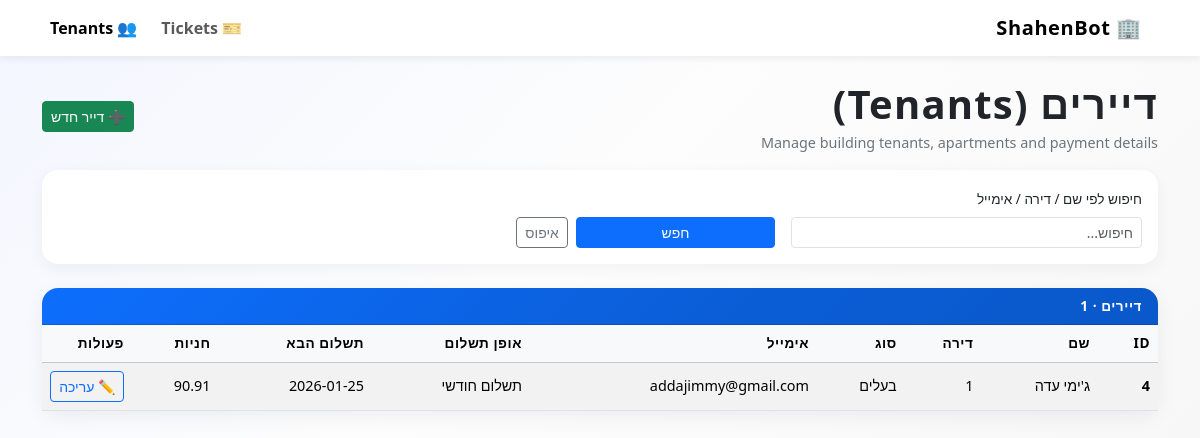
Page /admin/tenants on the earlier database version.
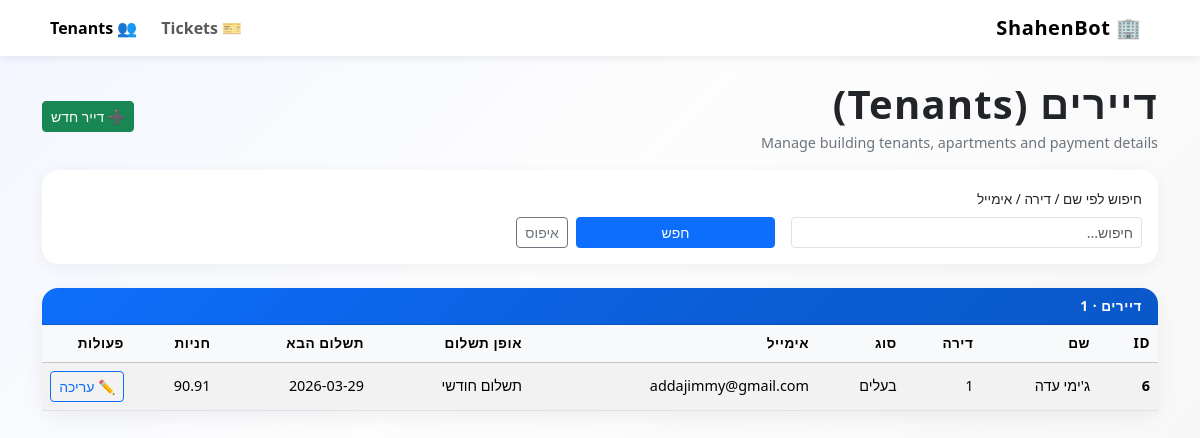
Same page on the later database version.
### tables this page shows
CREATE TABLE tenants (
            id INTEGER PRIMARY KEY AUTOINCREMENT,
            name TEXT NOT NULL,
            apartment TEXT,
            tenant_type TEXT,          -- 'owner' / 'rent'
            email TEXT,
            payment_type TEXT,         -- 'monthly' / 'standing_order' / etc.
            next_payment_date TEXT,    -- ISO date string 'YYYY-MM-DD'
            parking_slots INTEGER,
            chat_id INTEGER            -- Telegram chat id (optional)
        , building_id INTEGER);

### app.py (the view)
@app.get("/admin/tenants")
def admin_tenants():
    search = request.args.get("search", "").strip()
    tenants = get_tenants_db(limit=300, search=search)
    buildings = list_buildings_db()
    return render_template(
        "tenants.html",
        tenants=tenants,
        buildings =buildings,
        search=search,
    )

### shahenbot_db.py (called while the page is built)
def get_connection():
    return sqlite3.connect(DB_PATH)

def list_buildings_db(limit: int = 500, search: str | None = None) -> list[dict]:
    conn = get_connection()
    cur = conn.cursor()
    q = """
      SELECT id, city, street, number, name, is_active, created_at
      FROM buildings
      WHERE 1=1
    """
    params = []
    if search:
        like = f"%{search}%"
        q += " AND (street LIKE ? OR number LIKE ? OR COALESCE(city,'') LIKE ? OR COALESCE(name,'') LIKE ?)"
        params += [like, like, like, like]
    q += " ORDER BY street, number LIMIT ?"
    params.append(limit)
    cur.execute(q, params)
    rows = cur.fetchall()
    conn.close()
    return [
        {"id": r[0], "city": r[1], "street": r[2], "number": r[3], "name": r[4], "is_active": r[5], "created_at": r[6]}
        for r in rows
    ]

### templates/tenants.html (shortened to what the changed rows need)
<!doctype html>
<html lang="en" dir="rtl">
<head>
    <link
        href="https://cdn.jsdelivr.net/npm/bootstrap@5.3.3/dist/css/bootstrap.min.css"
        rel="stylesheet"
    >
</head>
<body class="pb-4">
<div class="container">
    <div class="d-flex flex-column flex-md-row align-items-md-center justify-content-between mb-3">
        <div>
            <h1 class="page-title mb-1">דיירים (Tenants)</h1>
        </div>
    </div>
    <div class="card">
        <div class="card-body p-0">
            <div class="table-responsive">
                <table class="table table-striped table-hover align-middle mb-0">
                    <thead class="table-light">
                    <tr>
                        <th style="width: 60px;">ID</th>
                        <th>שם</th>
                        <th>דירה</th>
                        <th>סוג</th>
                        <th>אימייל</th>
                        <th>אופן תשלום</th>
                        <th>תשלום הבא</th>
                        <th>חניות</th>
                        <th style="width: 90px;">פעולות</th>
                    </tr>
                    </thead>
                    <tbody>
                    {% if tenants %}
                        {% for t in tenants %}
                            <tr>
                                <td class="fw-semibold">{{ t.id }}</td>
                                <td>{{ t.name }}</td>
                                <td>{{ t.apartment or '' }}</td>
                                <td>
                                    {% if t.tenant_type == 'owner' %}
                                        בעלים
                                    {% elif t.tenant_type == 'rent' %}
                                        שוכר
                                    {% else %}
                                        —
                                    {% endif %}
                                </td>
                                <td>{{ t.email or '' }}</td>
                                <td>
                                    {% if t.payment_type == 'monthly' %}
                                        תשלום חודשי
                                    {% elif t.payment_type == 'standing_order' %}
                                        הוראת קבע
                                    {% else %}
                                        —
                                    {% endif %}
                                </td>
                                <td>{{ t.next_payment_date or '' }}</td>
                                <td>{{ t.parking_slots | replace(',', ', ') if t.parking_slots is not none else '' }}</td>
                                <td>
                                <button
                                    type="button"
                                    id="edit-btn-{{ t.id }}"
                                    class="btn btn-sm btn-outline-primary"
                                    data-bs-toggle="modal"
                                    data-bs-target="#editTenantModal"
                                    data-id="{{ t.id }}"
                                    data-name="{{ t.name }}"
                                    data-apartment="{{ t.apartment or '' }}"
                                    data-tenant_type="{{ t.tenant_type or '' }}"
                                    data-email="{{ t.email or '' }}"
                                    data-payment_type="{{ t.payment_type or '' }}"
                                    data-next_payment_date="{{ t.next_payment_date or '' }}"
                                    data-parking_slots="{{ t.parking_slots if t.parking_slots is not none else '' }}"
                                    data-update_url="{{ url_for('admin_tenants', tenant_id=t.id) }}"
                                >
                                    ✏️ עריכה
                                </button>
                                </td>
                            </tr>
                        {% endfor %}
                    {% else %}
                        <tr>
                            <td colspan="9" class="text-center py-3 text-muted">אין דיירים.</td>
                        </tr>
                    {% endif %}
                    </tbody>
                </table>
            </div>
        </div>
    </div>
</div>
</body>
</html>

Differences in the rows shown:
removed tenants: id "4", name "ג'ימי עדה", apartment "1", tenant_type "בעלים", email "addajimmy@gmail.com", payment_type "תשלום חודשי", next_payment_date "2026-01-25", parking_slots "90.91"
added tenants: id "6", name "ג'ימי עדה", apartment "1", tenant_type "בעלים", email "addajimmy@gmail.com", payment_type "תשלום חודשי", next_payment_date "2026-03-29", parking_slots "90.91"
